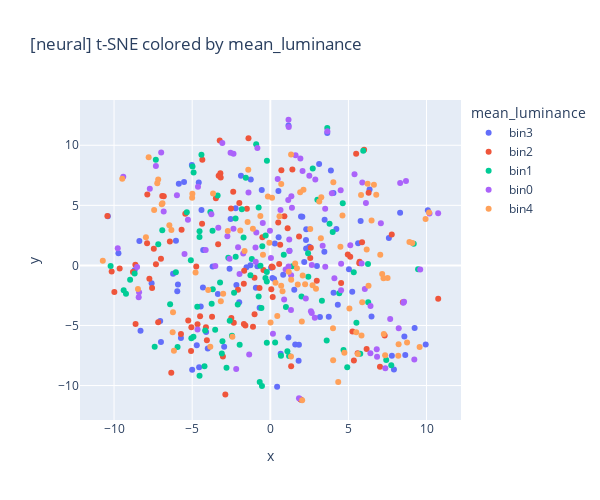
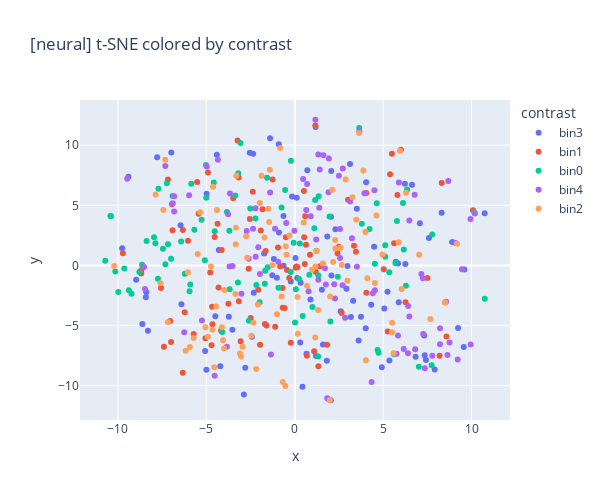
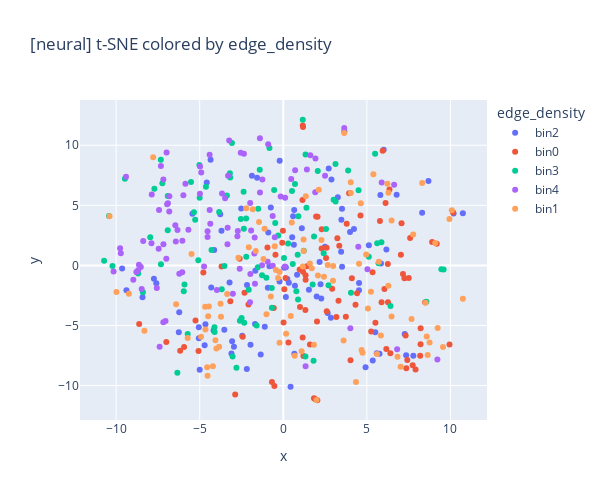
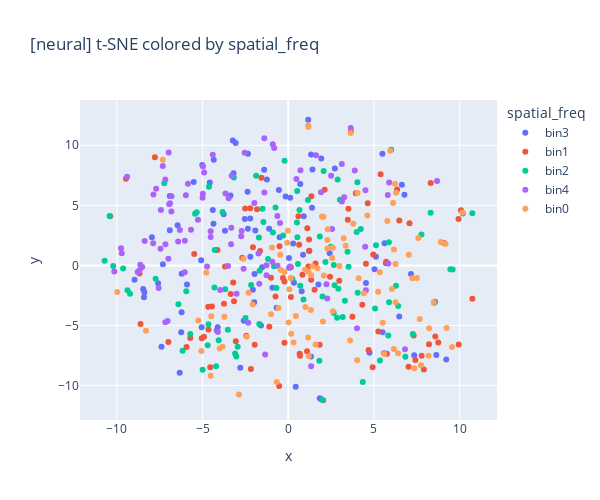

Notebook source saved alongside these figures, in order:
### Code cell
def mean_luminance(img_tensor):
    return img_tensor.mean().item()

def contrast(img_tensor):
    return img_tensor.std().item()

def edge_density(img_tensor):
    gray = TF.rgb_to_grayscale(img_tensor)
    sobel_x = torch.tensor([[-1, 0, 1], [-2, 0, 2], [-1, 0, 1]]).view(1, 1, 3, 3).float()
    sobel_y = sobel_x.transpose(2, 3)
    gx = F.conv2d(gray.unsqueeze(0), sobel_x, padding=1)
    gy = F.conv2d(gray.unsqueeze(0), sobel_y, padding=1)
    grad_mag = torch.sqrt(gx**2 + gy**2)
    return grad_mag.mean().item()

def spatial_freq(img_tensor):
    gray = TF.rgb_to_grayscale(img_tensor).squeeze()
    fft = torch.fft.fft2(gray)
    magnitude = torch.abs(fft)
    return magnitude.mean().item()

def compute_metrics(image_dataset, metric_fns):
    records = []
    for img_tensor, _ in image_dataset:
        img_tensor = img_tensor.detach().cpu()
        record = {name: fn(img_tensor) for name, fn in metric_fns.items()}
        records.append(record)
    return pd.DataFrame(records)

def bin_and_score(tsne_coords, df_metrics, n_bins=5, method="quantile"):
    results = []

    for metric in df_metrics.columns:
        if method == "quantile":
            labels = pd.qcut(df_metrics[metric], q=n_bins, labels=False, duplicates="drop")
        else:
            labels = pd.cut(df_metrics[metric], bins=n_bins, labels=False)
        
        if len(np.unique(labels)) < 2:
            sil_score = np.nan
        else:
            sil_score = silhouette_score(tsne_coords, labels)
        
        results.append({
            "metric": metric,
            "silhouette_score": sil_score
        })

    return pd.DataFrame(results)

def plot_tsne(tsne_coords, labels, label_name, layer):
    df_plot = pd.DataFrame(tsne_coords, columns=["x", "y"])
    df_plot[label_name] = labels
    fig = px.scatter(df_plot, x="x", y="y", color=df_plot[label_name].astype(str),
                     title=f"[{layer}] t-SNE colored by {label_name}", width=600, height=500)
    fig.show()

metric_fns = {
    "mean_luminance": mean_luminance,
    "contrast": contrast,
    "edge_density": edge_density,
    "spatial_freq": spatial_freq
}
df_metrics = compute_metrics(subset_image_dataset, metric_fns)

# Compute for neural data
scores_df = bin_and_score(neural_tsne_feats, df_metrics, n_bins=5, method="quantile")
print(scores_df)
for metric in df_metrics.columns:
    labels = pd.qcut(df_metrics[metric], q=5, labels=[f"bin{i}" for i in range(5)], duplicates="drop")
    plot_tsne(neural_tsne_feats, labels, label_name=metric, layer='neural')

from sklearn.linear_model import LinearRegression
r2 = LinearRegression().fit(df_metrics[["edge_density"]], neural_tsne_feats).score(df_metrics[["edge_density"]], neural_tsne_feats)
print(f"Neural: R² from edge_density to t-SNE: {r2:.3f}")

# Compute for model layers
for layer, tsne_feats in layerwise_tsne_feats.items():
    scores_df = bin_and_score(tsne_feats, df_metrics, n_bins=5, method="quantile")
    print(scores_df)
    
    for metric in df_metrics.columns:
        labels = pd.qcut(df_metrics[metric], q=5, labels=[f"bin{i}" for i in range(5)], duplicates="drop")
        plot_tsne(tsne_feats, labels, label_name=metric, layer=layer)

    r2 = LinearRegression().fit(df_metrics[["edge_density"]], tsne_feats).score(df_metrics[["edge_density"]], tsne_feats)
    print(f"{layer}: R² from edge_density to t-SNE: {r2:.3f}")
